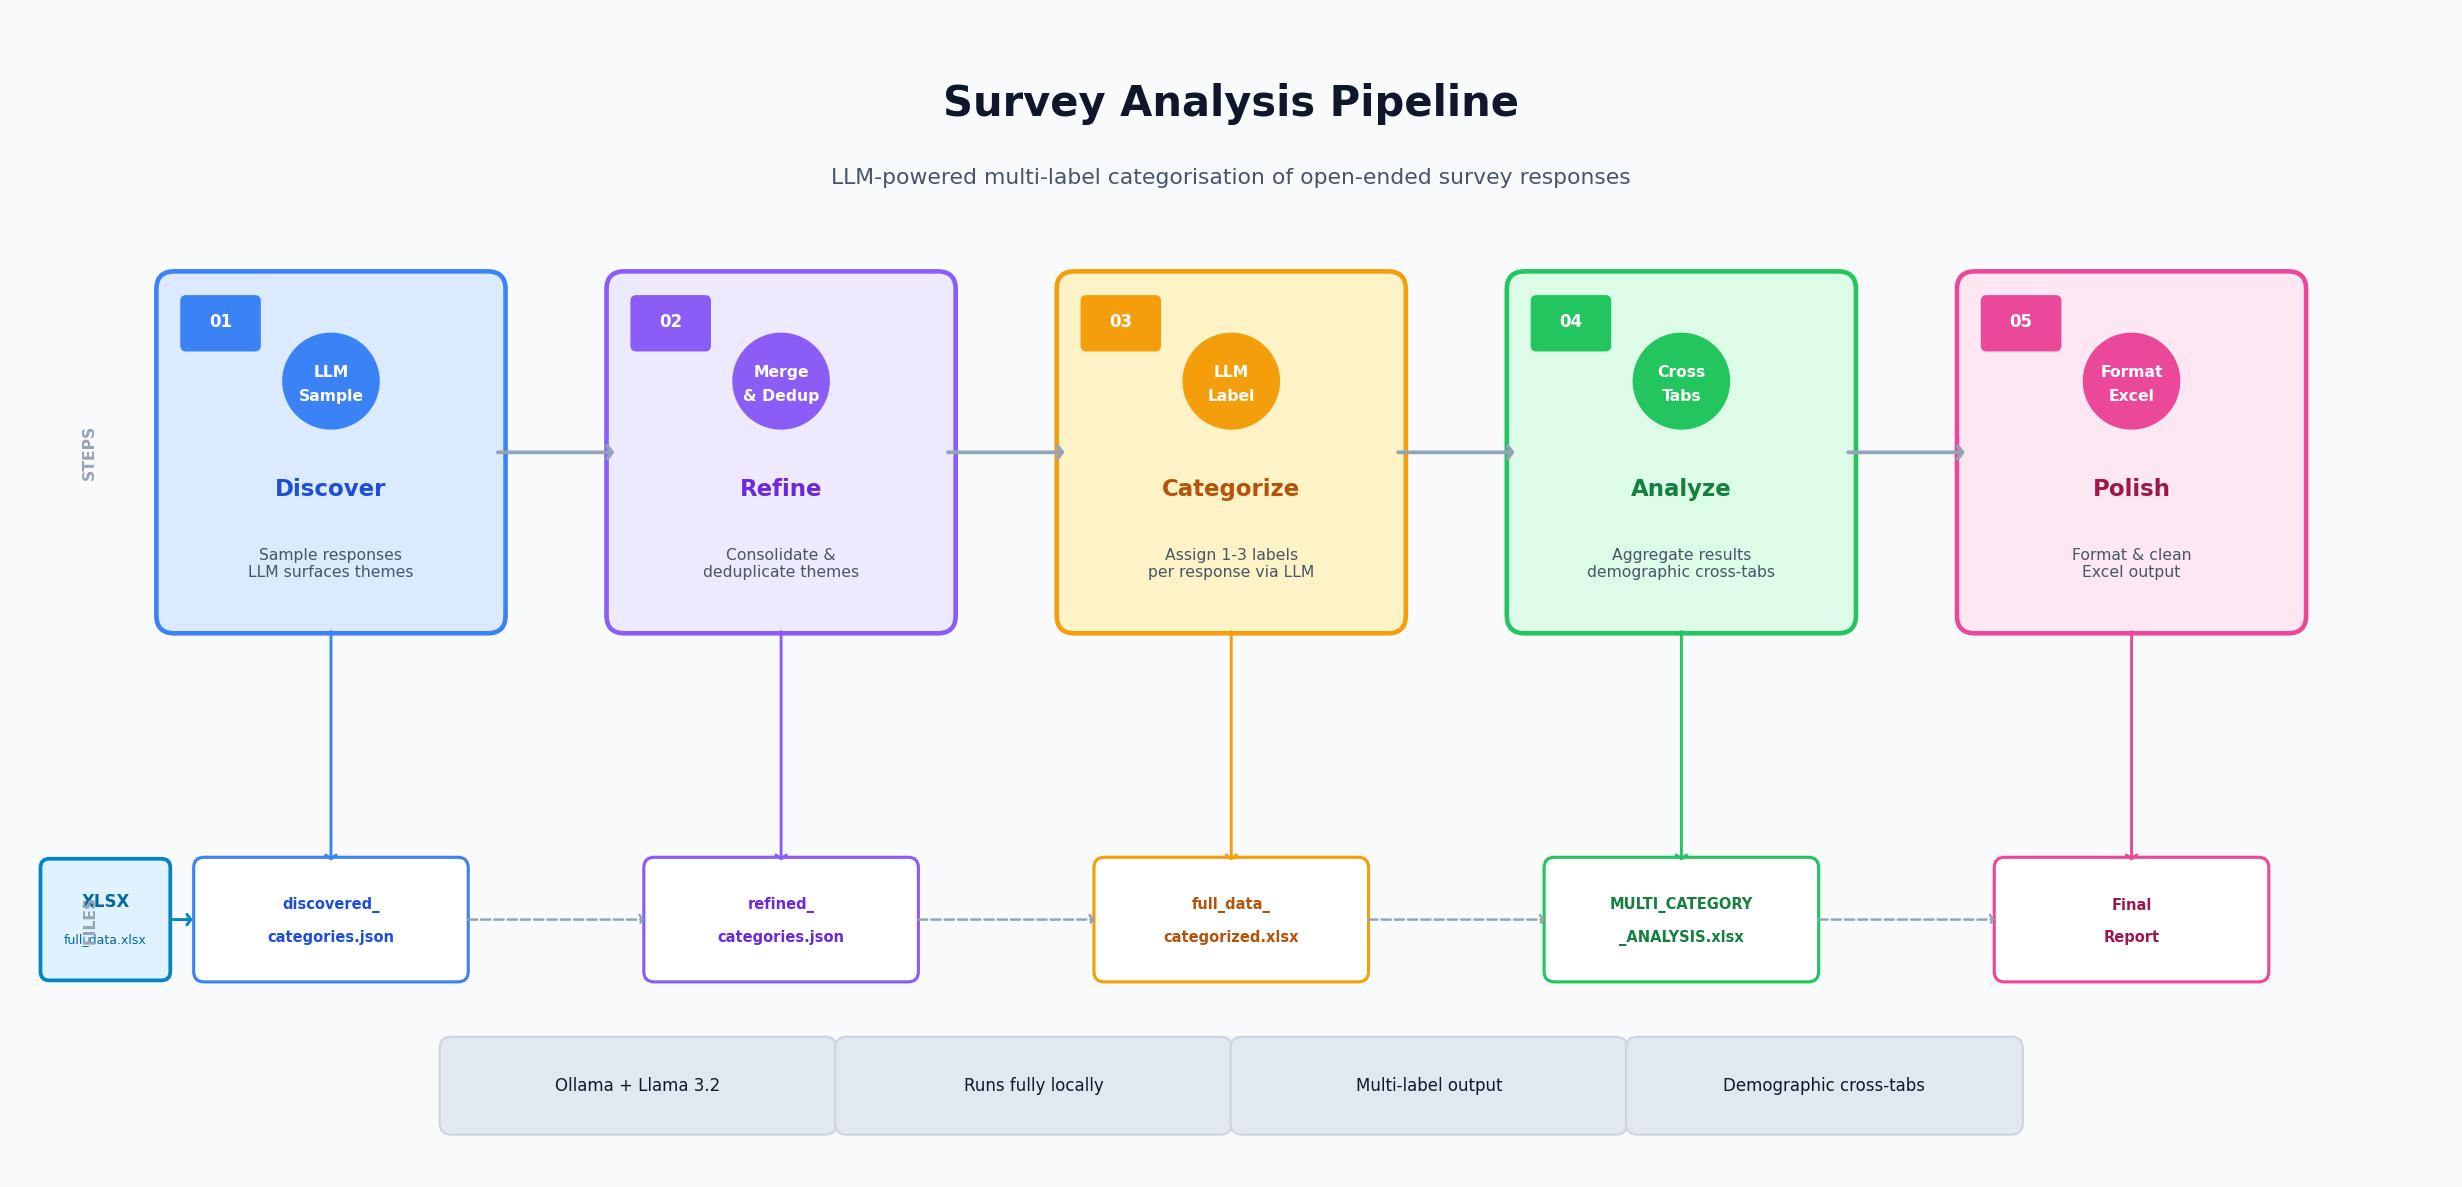

Here is the Python script that generated this plot:
#!/usr/bin/env python3
"""
Pipeline Overview Diagram - Enhanced two-row infographic.

Row 1: Five colour-coded pipeline steps with labels and descriptions.
Row 2: Data-file flow connecting every step.

Output: 00_Pipeline_Overview.png  (same directory as this script)
"""

import matplotlib.pyplot as plt
import matplotlib.patches as mpatches
from matplotlib.patches import FancyBboxPatch
import os

# ── Palette ──────────────────────────────────────────────────────────────────
BG        = "#f8fafc"
TEXT_DARK = "#0f172a"
TEXT_MID  = "#475569"
TEXT_LITE  = "#94a3b8"
ARROW_CLR = "#94a3b8"

STEPS = [
    {
        "num":      "01",
        "label":    "Discover",
        "icon_top": "LLM",
        "icon_bot": "Sample",
        "detail":   "Sample responses\nLLM surfaces themes",
        "color":    "#3b82f6",
        "dark":     "#1d4ed8",
        "pale":     "#dbeafe",
        "file_out": "discovered_\ncategories.json",
    },
    {
        "num":      "02",
        "label":    "Refine",
        "icon_top": "Merge",
        "icon_bot": "& Dedup",
        "detail":   "Consolidate &\ndeduplicate themes",
        "color":    "#8b5cf6",
        "dark":     "#6d28d9",
        "pale":     "#ede9fe",
        "file_out": "refined_\ncategories.json",
    },
    {
        "num":      "03",
        "label":    "Categorize",
        "icon_top": "LLM",
        "icon_bot": "Label",
        "detail":   "Assign 1-3 labels\nper response via LLM",
        "color":    "#f59e0b",
        "dark":     "#b45309",
        "pale":     "#fef3c7",
        "file_out": "full_data_\ncategorized.xlsx",
    },
    {
        "num":      "04",
        "label":    "Analyze",
        "icon_top": "Cross",
        "icon_bot": "Tabs",
        "detail":   "Aggregate results\ndemographic cross-tabs",
        "color":    "#22c55e",
        "dark":     "#15803d",
        "pale":     "#dcfce7",
        "file_out": "MULTI_CATEGORY\n_ANALYSIS.xlsx",
    },
    {
        "num":      "05",
        "label":    "Polish",
        "icon_top": "Format",
        "icon_bot": "Excel",
        "detail":   "Format & clean\nExcel output",
        "color":    "#ec4899",
        "dark":     "#9d174d",
        "pale":     "#fce7f3",
        "file_out": "Final\nReport",
    },
]

N         = len(STEPS)
FIG_W     = 16
FIG_H     = 7.5
BOX_W     = 2.1
BOX_H     = 2.2
FILE_H    = 0.7
FILE_W    = 1.7
ROW1_Y    = 3.6
ROW2_Y    = 1.2
STEP_GAP  = (FIG_W - N * BOX_W) / (N + 1)

fig, ax = plt.subplots(figsize=(FIG_W, FIG_H), dpi=150)
ax.set_xlim(0, FIG_W)
ax.set_ylim(0, FIG_H)
ax.axis("off")
fig.patch.set_facecolor(BG)
ax.set_facecolor(BG)


def txt(x, y, s, size=9, color=TEXT_DARK, weight="normal",
        ha="center", va="center", **kw):
    ax.text(x, y, s, fontsize=size, color=color, fontweight=weight,
            ha=ha, va=va, multialignment="center", **kw)


# ── Title ────────────────────────────────────────────────────────────────────
txt(FIG_W / 2, FIG_H - 0.45,
    "Survey Analysis Pipeline",
    size=20, color=TEXT_DARK, weight="bold")
txt(FIG_W / 2, FIG_H - 0.95,
    "LLM-powered multi-label categorisation of open-ended survey responses",
    size=10.5, color=TEXT_MID)

# ── Input node — fixed width, anchored at left margin ────────────────────────
IN_W  = 0.75
IN_X  = 0.08
IN_CX = IN_X + IN_W / 2
IN_CY = ROW2_Y + FILE_H / 2

in_box = FancyBboxPatch(
    (IN_X, ROW2_Y), IN_W, FILE_H,
    boxstyle="round,pad=0.06",
    facecolor="#e0f2fe", edgecolor="#0284c7", linewidth=1.8,
)
ax.add_patch(in_box)
txt(IN_CX, IN_CY + 0.12, "XLSX", size=8, color="#0369a1", weight="bold")
txt(IN_CX, IN_CY - 0.13, "full_data.xlsx", size=6, color="#0369a1")

# ── Step boxes + file-out boxes ───────────────────────────────────────────────
step_centers = []

for i, step in enumerate(STEPS):
    x0 = STEP_GAP * (i + 1) + BOX_W * i
    cx = x0 + BOX_W / 2
    step_centers.append(cx)

    # Step box
    box = FancyBboxPatch(
        (x0, ROW1_Y), BOX_W, BOX_H,
        boxstyle="round,pad=0.12",
        facecolor=step["pale"],
        edgecolor=step["color"],
        linewidth=2.2,
    )
    ax.add_patch(box)

    # Step number badge
    badge = FancyBboxPatch(
        (x0 + 0.08, ROW1_Y + BOX_H - 0.38), 0.46, 0.3,
        boxstyle="round,pad=0.04",
        facecolor=step["color"], edgecolor="none",
    )
    ax.add_patch(badge)
    txt(x0 + 0.31, ROW1_Y + BOX_H - 0.22,
        step["num"], size=8, color="white", weight="bold")

    # Icon text (two lines, centred in a coloured circle-ish area)
    circle = plt.Circle((cx, ROW1_Y + BOX_H - 0.62), 0.32,
                         color=step["color"], zorder=3)
    ax.add_patch(circle)
    txt(cx, ROW1_Y + BOX_H - 0.56, step["icon_top"],
        size=7.5, color="white", weight="bold", zorder=4)
    txt(cx, ROW1_Y + BOX_H - 0.72, step["icon_bot"],
        size=7.5, color="white", weight="bold", zorder=4)

    # Step label
    txt(cx, ROW1_Y + 0.85, step["label"],
        size=11, color=step["dark"], weight="bold")

    # Detail
    txt(cx, ROW1_Y + 0.35, step["detail"],
        size=7.5, color=TEXT_MID)

    # Vertical connector: step box -> file row
    ax.annotate(
        "", xy=(cx, ROW2_Y + FILE_H + 0.02),
        xytext=(cx, ROW1_Y - 0.08),
        arrowprops=dict(
            arrowstyle="->,head_width=0.25,head_length=0.18",
            color=step["color"], lw=1.4,
        ),
    )

    # File-out box
    fx0  = cx - FILE_W / 2
    fbox = FancyBboxPatch(
        (fx0, ROW2_Y), FILE_W, FILE_H,
        boxstyle="round,pad=0.07",
        facecolor="white",
        edgecolor=step["color"],
        linewidth=1.5,
    )
    ax.add_patch(fbox)
    txt(cx, ROW2_Y + FILE_H / 2 + 0.10, step["file_out"].split("\n")[0],
        size=7, color=step["dark"], weight="bold")
    if "\n" in step["file_out"]:
        txt(cx, ROW2_Y + FILE_H / 2 - 0.12, step["file_out"].split("\n")[1],
            size=7, color=step["dark"], weight="bold")

# ── Horizontal arrows between step boxes ─────────────────────────────────────
for i in range(N - 1):
    x_start = STEP_GAP * (i + 1) + BOX_W * (i + 1)
    x_end   = STEP_GAP * (i + 2) + BOX_W * (i + 1)
    mid_y   = ROW1_Y + BOX_H / 2
    ax.annotate(
        "", xy=(x_end - 0.04, mid_y),
        xytext=(x_start + 0.04, mid_y),
        arrowprops=dict(
            arrowstyle="->,head_width=0.3,head_length=0.22",
            color=ARROW_CLR, lw=1.8,
        ),
    )

# ── Arrow: input node -> step-1 file box ────────────────────────────────────
ax.annotate(
    "", xy=(step_centers[0] - FILE_W / 2 - 0.05, ROW2_Y + FILE_H / 2),
    xytext=(IN_X + IN_W + 0.05, ROW2_Y + FILE_H / 2),
    arrowprops=dict(
        arrowstyle="->,head_width=0.25,head_length=0.18",
        color="#0284c7", lw=1.4,
    ),
)

# ── Horizontal dashed arrows between file-out boxes ───────────────────────────
for i in range(N - 1):
    x_start = step_centers[i]     + FILE_W / 2
    x_end   = step_centers[i + 1] - FILE_W / 2
    mid_y   = ROW2_Y + FILE_H / 2
    ax.annotate(
        "", xy=(x_end - 0.04, mid_y),
        xytext=(x_start + 0.04, mid_y),
        arrowprops=dict(
            arrowstyle="->,head_width=0.22,head_length=0.15",
            color=ARROW_CLR, lw=1.2,
            linestyle="dashed",
        ),
    )

# ── Row labels ────────────────────────────────────────────────────────────────
txt(0.35, ROW1_Y + BOX_H / 2, "STEPS", size=7.5, color=TEXT_LITE,
    weight="bold", rotation=90)
txt(0.35, ROW2_Y + FILE_H / 2, "FILES", size=7.5, color=TEXT_LITE,
    weight="bold", rotation=90)

# ── Tech badges at the bottom ─────────────────────────────────────────────────
BADGES = [
    "Ollama + Llama 3.2",
    "Runs fully locally",
    "Multi-label output",
    "Demographic cross-tabs",
]
badge_w     = 2.5
badge_total = len(BADGES) * badge_w + (len(BADGES) - 1) * 0.15
bx = (FIG_W - badge_total) / 2
by = 0.18
for label in BADGES:
    b = FancyBboxPatch(
        (bx, by), badge_w, 0.5,
        boxstyle="round,pad=0.08",
        facecolor="#e2e8f0", edgecolor="#cbd5e1", linewidth=1,
    )
    ax.add_patch(b)
    txt(bx + badge_w / 2, by + 0.25, label, size=8, color=TEXT_DARK)
    bx += badge_w + 0.15

# ── Save ──────────────────────────────────────────────────────────────────────
out_dir  = os.path.dirname(os.path.abspath(__file__))
out_path = os.path.join(out_dir, "00_Pipeline_Overview.png")
plt.tight_layout(pad=0.3)
plt.savefig(out_path, dpi=150, facecolor=BG, bbox_inches="tight", pad_inches=0.25)
print(f"Saved: {out_path}")
plt.close()
